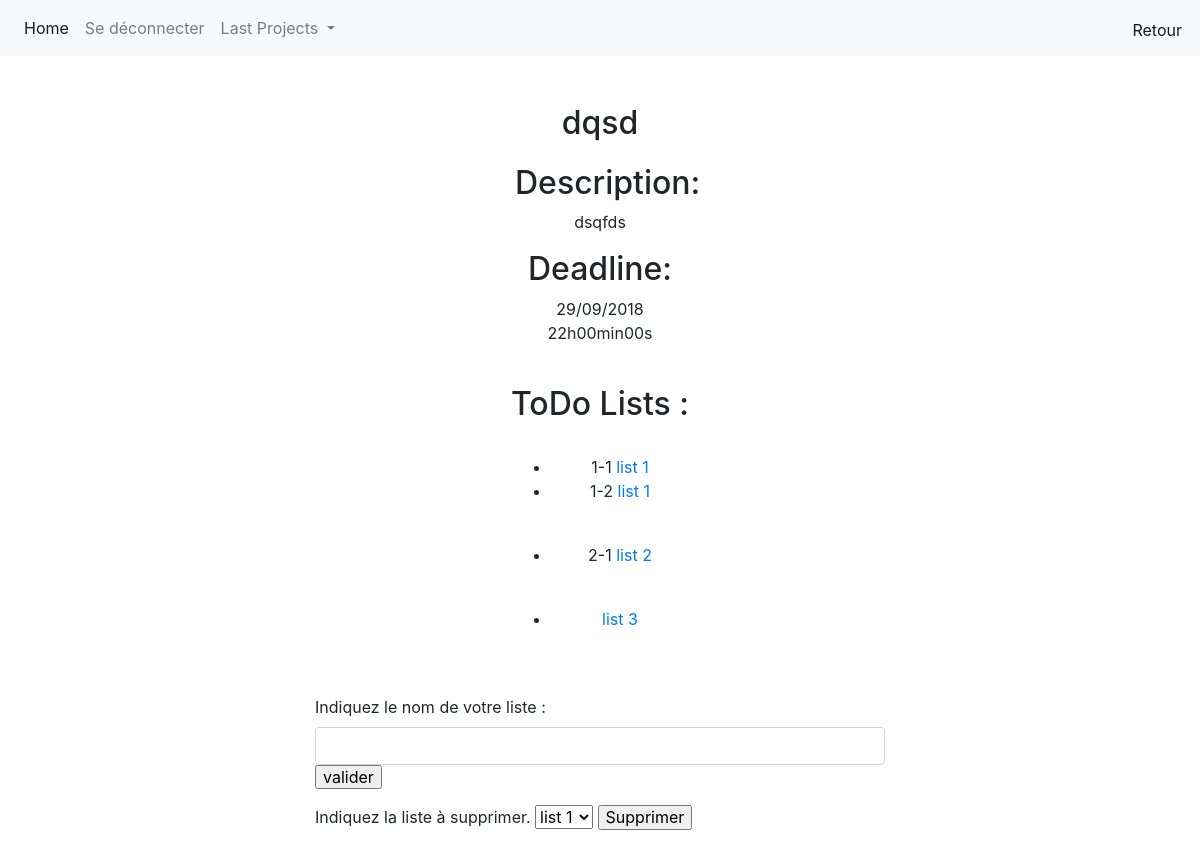
Page /index.php?action=project&project_id=12 (signed in) on the committed database.
### tables this page shows
CREATE TABLE `Projects` (
  `id` int(11) NOT NULL,
  `name` varchar(125) NOT NULL,
  `description` varchar(255) NOT NULL,
  `deadline` timestamp NOT NULL DEFAULT CURRENT_TIMESTAMP ON UPDATE CURRENT_TIMESTAMP,
  `member_id` int(11) NOT NULL
);

CREATE TABLE `ToDoLists` (
  `id` int(11) NOT NULL,
  `name` varchar(80) NOT NULL,
  `project_id` int(11) NOT NULL
);

### controller.php (called while the page is built, shortened)
<?php
require ('model.php');
function listThisProject()
{
	$repThisProject = getThisProject();
	$repListsThisProject = getListsThisProject();
	require ('projectView.php');
}

### model.php (called while the page is built, shortened)
<?php
function getThisProject()
{
	$db = connect();
	$req = $db->prepare('SELECT id, name, description, DATE_FORMAT(deadline, "%d/%m/%Y %Hh%imin%ss") as deadline_fr FROM Projects WHERE id =  ?');
	$req->execute(array($_GET['project_id']
	));
	$rep = $req->fetch();
	return $rep;
}
function getListsThisProject()
{
	$db = connect();
	$req = $db->prepare('SELECT ToDoLists.id, ToDoLists.name, GROUP_CONCAT(Tasks.name) as tasks_name FROM ToDoLists LEFT JOIN Tasks ON ToDoLists.id = Tasks.list_id WHERE project_id = ? GROUP BY ToDoLists.id');
	$req->execute(array($_GET['project_id']
	));
	$rep = $req->fetchAll();
	return $rep;
}

### projectView.php (the view, shortened to what this page needs)
<?php
	require ('header.php');
?>
	<div class="main-title container-fluid mt-5 col-2 text-center mx-auto">
		<h1>
			<?= $repThisProject['name']; ?>
		</h1>
		<p>
			<h2> Description:</h2>
			<?= $repThisProject['description']; ?>
		</p>
		<p>
			<h2> Deadline:</h2>
			<?= $repThisProject['deadline_fr']; ;?>
		</p>
	</div>
	<div class="container-fluid d-flex justify-content-center text-center flex-wrap">
		<div class="list mt-4">
			<h2> ToDo Lists : </h2>
		<?php
			foreach($repListsThisProject as $list)
			{
		?>
				<br />
				<ul>
				<?php $tasks_name = explode(',', $list['tasks_name']);
							foreach($tasks_name as $task_name)
							{
								?>
										<li>
										<?= $task_name;?>
										<a href="index.php?action=tasks&amp;list=<?=$list['id'];?>&amp;Project=<?= $_GET['project_id'];?>"><?= $list['name']; ?></a>
										</li>
									<?php
							}
						?>
				</ul>
		<?php
			}
		?>
		</div>
	</div>
	<div class="container-fluid col-6 mt-5">
		<form method="post" action="index.php?action=project&amp;project_id=<?=$_GET['project_id'];?>">
			<label for="listname">Indiquez le nom de votre liste :</label>
			<input class="form-control" type="text" name="listname">
			<input type="submit" value="valider">
		</form>
		<form method="post" action="index.php?action=project&amp;project_id=<?=$_GET['project_id'];?>">
			<label for="delete">Indiquez la liste à supprimer.</label>
			<select name="delete">
				<?php
					foreach($repListsThisProject as $list)
					{
				?>
						<option name="id" value="<?= $list['id']; ?>"><?= $list['name']; ?></option>
				<?php
					}
				?>
			</select>
			<input type="submit" name="deleteButton" value="Supprimer">
		</form>
	</div>
<?php
	require ('footer.php');
?>

### css/main.css (style rules this page uses)
a, a:hover { text-decoration:none; }

### rows in the picture
projects: name "dqsd", description "dsqfds"
todolists: task_name "1-1", name "list 1", task_name "1-2"
todolists: task_name "2-1", name "list 2"
todolists: name "list 3"

### other values in the picture
$repThisProject['deadline_fr'] "29/09/2018 22h00min00s"
form field delete "list 1"
